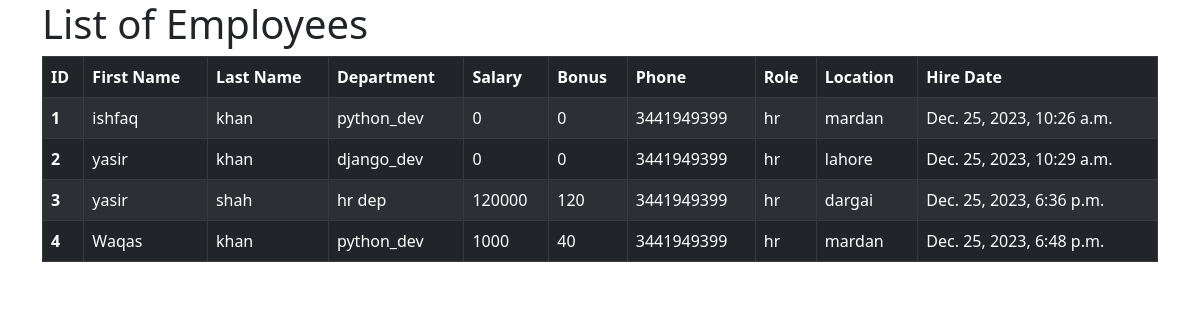
/employees/, run on the app's committed database.
### emp_app/models.py (models this page shows, shortened)
class Employee(models.Model):
    first_name = models.CharField(max_length=100, null=True)
    last_name = models.CharField(max_length=100, null=True)
    dept = models.ForeignKey(Department, on_delete=models.CASCADE)
    salary = models.IntegerField(default=0)
    bonus = models.IntegerField(default=0)
    role = models.ForeignKey(Role, on_delete=models.CASCADE)
    phone = models.IntegerField()
    hire_date = models.DateTimeField(auto_now_add=True)

class Department(models.Model):
    name = models.CharField(max_length=100, null=True)
    location = models.CharField(max_length=100)  # Corrected spelling

class Role(models.Model):
    name = models.CharField(max_length=100, null=True)

### emp_app/views.py (the view)
# urls.py: path('employees/', views.view_all_employees, name='view_all_employees'),
def view_all_employees(request):
    emp = Employee.objects.all()
    context = {
        'emp': emp
    }
    return render(request, 'view_all_employees.html',context)

### emp_app/templates/view_all_employees.html (shortened to what this page needs)
<!DOCTYPE html>
<html lang="en">
<head>
    <link href="https://cdn.jsdelivr.net/npm/bootstrap@5.3.0/dist/css/bootstrap.min.css" rel="stylesheet">
</head>
<body>
    <div class="container">
        <h1>List of Employees</h1>
        <div class="table-responsive">
            <table class="table table-bordered table-striped table-dark ">
                <thead class="table-dark">
                    <tr>
                        <th scope="col">ID</th>
                        <th scope="col">First Name</th>
                        <th scope="col">Last Name</th>
                        <th scope="col">Department</th>
                        <th scope="col">Salary</th>
                        <th scope="col">Bonus</th>
                        <th scope="col">Phone</th>
                        <th scope="col">Role</th>
                        <th scope="col">Location</th>
                        <th scope="col">Hire Date</th>
                    </tr>
                </thead>
                <tbody>
                    {% for emp in emp %}
                    <tr>
                        <th scope="row">{{ forloop.counter }}</th>
                        <td>{{ emp.first_name }}</td>
                        <td>{{ emp.last_name }}</td>
                        <td>{{ emp.dept.name }}</td>
                        <td>{{ emp.salary }}</td>
                        <td>{{ emp.bonus }}</td>
                        <td>{{ emp.phone }}</td>
                        <td>{{ emp.role.name }}</td>
                        <td>{{ emp.dept.location }}</td>
                        <td>{{ emp.hire_date }}</td>
                    </tr>
                    {% endfor %}
                </tbody>
            </table>
        </div>
    </div>
</body>
</html>

### data on the page
Employee: first_name "ishfaq", last_name "khan", dept.name "python_dev", salary "0", bonus "0", phone "3441949399", role.name "hr", dept.location "mardan", hire_date "Dec. 25, 2023, 10:26 a.m."
Employee: first_name "yasir", last_name "khan", dept.name "django_dev", salary "0", bonus "0", phone "3441949399", role.name "hr", dept.location "lahore", hire_date "Dec. 25, 2023, 10:29 a.m."
Employee: first_name "yasir", last_name "shah", dept.name "hr dep", salary "120000", bonus "120", phone "3441949399", role.name "hr", dept.location "dargai", hire_date "Dec. 25, 2023, 6:36 p.m."
Employee: first_name "Waqas", last_name "khan", dept.name "python_dev", salary "1000", bonus "40", phone "3441949399", role.name "hr", dept.location "mardan", hire_date "Dec. 25, 2023, 6:48 p.m."
